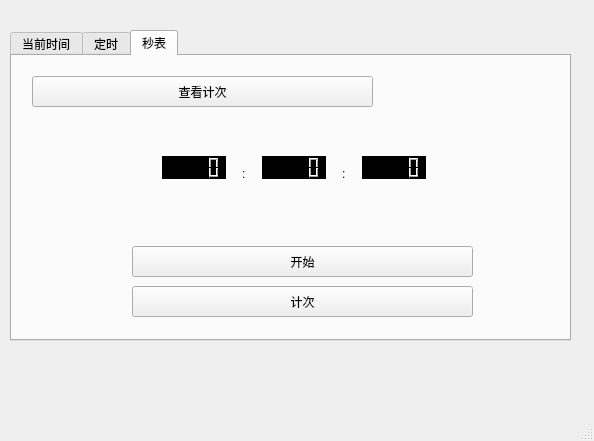
<?xml version="1.0" encoding="UTF-8"?>
<ui version="4.0">
 <class>MainWindow</class>
 <widget class="QMainWindow" name="MainWindow">
  <property name="geometry">
   <rect>
    <x>0</x>
    <y>0</y>
    <width>594</width>
    <height>441</height>
   </rect>
  </property>
  <property name="windowTitle">
   <string>时钟</string>
  </property>
  <widget class="QWidget" name="centralwidget">
   <widget class="QTabWidget" name="tabWidget">
    <property name="geometry">
     <rect>
      <x>10</x>
      <y>30</y>
      <width>561</width>
      <height>311</height>
     </rect>
    </property>
    <property name="currentIndex">
     <number>2</number>
    </property>
    <widget class="QWidget" name="tab">
     <attribute name="title">
      <string>当前时间</string>
     </attribute>
     <widget class="QLCDNumber" name="year_7">
      <property name="geometry">
       <rect>
        <x>330</x>
        <y>150</y>
        <width>64</width>
        <height>23</height>
       </rect>
      </property>
      <property name="font">
       <font>
        <family>微软雅黑</family>
        <weight>50</weight>
        <italic>false</italic>
        <bold>false</bold>
        <underline>false</underline>
       </font>
      </property>
      <property name="frameShape">
       <enum>QFrame::Box</enum>
      </property>
      <property name="frameShadow">
       <enum>QFrame::Plain</enum>
      </property>
      <property name="lineWidth">
       <number>12</number>
      </property>
      <property name="intValue" stdset="0">
       <number>0</number>
      </property>
     </widget>
     <widget class="QLCDNumber" name="year_8">
      <property name="geometry">
       <rect>
        <x>230</x>
        <y>110</y>
        <width>64</width>
        <height>23</height>
       </rect>
      </property>
      <property name="font">
       <font>
        <family>微软雅黑</family>
        <weight>50</weight>
        <italic>false</italic>
        <bold>false</bold>
        <underline>false</underline>
       </font>
      </property>
      <property name="frameShape">
       <enum>QFrame::Box</enum>
      </property>
      <property name="frameShadow">
       <enum>QFrame::Plain</enum>
      </property>
      <property name="lineWidth">
       <number>12</number>
      </property>
      <property name="intValue" stdset="0">
       <number>0</number>
      </property>
     </widget>
     <widget class="QLabel" name="label_8">
      <property name="geometry">
       <rect>
        <x>410</x>
        <y>120</y>
        <width>16</width>
        <height>16</height>
       </rect>
      </property>
      <property name="text">
       <string>日</string>
      </property>
     </widget>
     <widget class="QLCDNumber" name="year_9">
      <property name="geometry">
       <rect>
        <x>130</x>
        <y>110</y>
        <width>64</width>
        <height>23</height>
       </rect>
      </property>
      <property name="font">
       <font>
        <family>微软雅黑</family>
        <weight>50</weight>
        <italic>false</italic>
        <bold>false</bold>
        <underline>false</underline>
       </font>
      </property>
      <property name="frameShape">
       <enum>QFrame::Box</enum>
      </property>
      <property name="frameShadow">
       <enum>QFrame::Plain</enum>
      </property>
      <property name="lineWidth">
       <number>12</number>
      </property>
      <property name="intValue" stdset="0">
       <number>0</number>
      </property>
     </widget>
     <widget class="QLCDNumber" name="year_10">
      <property name="geometry">
       <rect>
        <x>130</x>
        <y>150</y>
        <width>64</width>
        <height>23</height>
       </rect>
      </property>
      <property name="font">
       <font>
        <family>微软雅黑</family>
        <weight>50</weight>
        <italic>false</italic>
        <bold>false</bold>
        <underline>false</underline>
       </font>
      </property>
      <property name="frameShape">
       <enum>QFrame::Box</enum>
      </property>
      <property name="frameShadow">
       <enum>QFrame::Plain</enum>
      </property>
      <property name="lineWidth">
       <number>12</number>
      </property>
      <property name="intValue" stdset="0">
       <number>0</number>
      </property>
     </widget>
     <widget class="QLabel" name="label_9">
      <property name="geometry">
       <rect>
        <x>210</x>
        <y>160</y>
        <width>16</width>
        <height>16</height>
       </rect>
      </property>
      <property name="text">
       <string>:</string>
      </property>
     </widget>
     <widget class="QLabel" name="label_10">
      <property name="geometry">
       <rect>
        <x>210</x>
        <y>120</y>
        <width>16</width>
        <height>16</height>
       </rect>
      </property>
      <property name="text">
       <string>年</string>
      </property>
     </widget>
     <widget class="QLabel" name="label_11">
      <property name="geometry">
       <rect>
        <x>310</x>
        <y>160</y>
        <width>16</width>
        <height>16</height>
       </rect>
      </property>
      <property name="text">
       <string>:</string>
      </property>
     </widget>
     <widget class="QLCDNumber" name="year_11">
      <property name="geometry">
       <rect>
        <x>330</x>
        <y>110</y>
        <width>64</width>
        <height>23</height>
       </rect>
      </property>
      <property name="font">
       <font>
        <family>微软雅黑</family>
        <weight>50</weight>
        <italic>false</italic>
        <bold>false</bold>
        <underline>false</underline>
       </font>
      </property>
      <property name="frameShape">
       <enum>QFrame::Box</enum>
      </property>
      <property name="frameShadow">
       <enum>QFrame::Plain</enum>
      </property>
      <property name="lineWidth">
       <number>12</number>
      </property>
      <property name="intValue" stdset="0">
       <number>0</number>
      </property>
     </widget>
     <widget class="QLabel" name="label_12">
      <property name="geometry">
       <rect>
        <x>310</x>
        <y>120</y>
        <width>16</width>
        <height>16</height>
       </rect>
      </property>
      <property name="text">
       <string>月</string>
      </property>
     </widget>
     <widget class="QLCDNumber" name="year_12">
      <property name="geometry">
       <rect>
        <x>230</x>
        <y>150</y>
        <width>64</width>
        <height>23</height>
       </rect>
      </property>
      <property name="font">
       <font>
        <family>微软雅黑</family>
        <weight>50</weight>
        <italic>false</italic>
        <bold>false</bold>
        <underline>false</underline>
       </font>
      </property>
      <property name="frameShape">
       <enum>QFrame::Box</enum>
      </property>
      <property name="frameShadow">
       <enum>QFrame::Plain</enum>
      </property>
      <property name="lineWidth">
       <number>12</number>
      </property>
      <property name="intValue" stdset="0">
       <number>0</number>
      </property>
     </widget>
    </widget>
    <widget class="QWidget" name="tab_2">
     <attribute name="title">
      <string>定时</string>
     </attribute>
     <widget class="QSpinBox" name="spinBox">
      <property name="geometry">
       <rect>
        <x>70</x>
        <y>90</y>
        <width>101</width>
        <height>31</height>
       </rect>
      </property>
     </widget>
     <widget class="QSpinBox" name="spinBox_2">
      <property name="geometry">
       <rect>
        <x>220</x>
        <y>90</y>
        <width>71</width>
        <height>31</height>
       </rect>
      </property>
     </widget>
     <widget class="QSpinBox" name="spinBox_3">
      <property name="geometry">
       <rect>
        <x>320</x>
        <y>90</y>
        <width>71</width>
        <height>31</height>
       </rect>
      </property>
     </widget>
     <widget class="QLabel" name="label">
      <property name="geometry">
       <rect>
        <x>90</x>
        <y>140</y>
        <width>54</width>
        <height>12</height>
       </rect>
      </property>
      <property name="text">
       <string>时</string>
      </property>
     </widget>
     <widget class="QLabel" name="label_2">
      <property name="geometry">
       <rect>
        <x>230</x>
        <y>140</y>
        <width>54</width>
        <height>12</height>
       </rect>
      </property>
      <property name="text">
       <string>分</string>
      </property>
     </widget>
     <widget class="QLabel" name="label_3">
      <property name="geometry">
       <rect>
        <x>320</x>
        <y>140</y>
        <width>54</width>
        <height>12</height>
       </rect>
      </property>
      <property name="text">
       <string>秒</string>
      </property>
     </widget>
     <widget class="QPushButton" name="pushButton">
      <property name="geometry">
       <rect>
        <x>70</x>
        <y>200</y>
        <width>341</width>
        <height>31</height>
       </rect>
      </property>
      <property name="font">
       <font>
        <family>微软雅黑</family>
       </font>
      </property>
      <property name="text">
       <string>开始</string>
      </property>
     </widget>
    </widget>
    <widget class="QWidget" name="tab_3">
     <attribute name="title">
      <string>秒表</string>
     </attribute>
     <widget class="QPushButton" name="pushButton_2">
      <property name="geometry">
       <rect>
        <x>120</x>
        <y>190</y>
        <width>341</width>
        <height>31</height>
       </rect>
      </property>
      <property name="font">
       <font>
        <family>微软雅黑</family>
       </font>
      </property>
      <property name="text">
       <string>开始</string>
      </property>
     </widget>
     <widget class="QLabel" name="label_13">
      <property name="geometry">
       <rect>
        <x>330</x>
        <y>110</y>
        <width>16</width>
        <height>16</height>
       </rect>
      </property>
      <property name="text">
       <string>:</string>
      </property>
     </widget>
     <widget class="QLCDNumber" name="year_13">
      <property name="geometry">
       <rect>
        <x>350</x>
        <y>100</y>
        <width>64</width>
        <height>23</height>
       </rect>
      </property>
      <property name="font">
       <font>
        <family>微软雅黑</family>
        <weight>50</weight>
        <italic>false</italic>
        <bold>false</bold>
        <underline>false</underline>
       </font>
      </property>
      <property name="frameShape">
       <enum>QFrame::Box</enum>
      </property>
      <property name="frameShadow">
       <enum>QFrame::Plain</enum>
      </property>
      <property name="lineWidth">
       <number>12</number>
      </property>
      <property name="intValue" stdset="0">
       <number>0</number>
      </property>
     </widget>
     <widget class="QLabel" name="label_14">
      <property name="geometry">
       <rect>
        <x>230</x>
        <y>110</y>
        <width>16</width>
        <height>16</height>
       </rect>
      </property>
      <property name="text">
       <string>:</string>
      </property>
     </widget>
     <widget class="QLCDNumber" name="year_14">
      <property name="geometry">
       <rect>
        <x>150</x>
        <y>100</y>
        <width>64</width>
        <height>23</height>
       </rect>
      </property>
      <property name="font">
       <font>
        <family>微软雅黑</family>
        <weight>50</weight>
        <italic>false</italic>
        <bold>false</bold>
        <underline>false</underline>
       </font>
      </property>
      <property name="frameShape">
       <enum>QFrame::Box</enum>
      </property>
      <property name="frameShadow">
       <enum>QFrame::Plain</enum>
      </property>
      <property name="lineWidth">
       <number>12</number>
      </property>
      <property name="intValue" stdset="0">
       <number>0</number>
      </property>
     </widget>
     <widget class="QLCDNumber" name="year_15">
      <property name="geometry">
       <rect>
        <x>250</x>
        <y>100</y>
        <width>64</width>
        <height>23</height>
       </rect>
      </property>
      <property name="font">
       <font>
        <family>微软雅黑</family>
        <weight>50</weight>
        <italic>false</italic>
        <bold>false</bold>
        <underline>false</underline>
       </font>
      </property>
      <property name="frameShape">
       <enum>QFrame::Box</enum>
      </property>
      <property name="frameShadow">
       <enum>QFrame::Plain</enum>
      </property>
      <property name="lineWidth">
       <number>12</number>
      </property>
      <property name="intValue" stdset="0">
       <number>0</number>
      </property>
     </widget>
     <widget class="QPushButton" name="pushButton_3">
      <property name="geometry">
       <rect>
        <x>120</x>
        <y>230</y>
        <width>341</width>
        <height>31</height>
       </rect>
      </property>
      <property name="font">
       <font>
        <family>微软雅黑</family>
       </font>
      </property>
      <property name="text">
       <string>计次</string>
      </property>
     </widget>
     <widget class="QPushButton" name="pushButton_4">
      <property name="geometry">
       <rect>
        <x>20</x>
        <y>20</y>
        <width>341</width>
        <height>31</height>
       </rect>
      </property>
      <property name="font">
       <font>
        <family>微软雅黑</family>
       </font>
      </property>
      <property name="text">
       <string>查看计次</string>
      </property>
     </widget>
    </widget>
   </widget>
  </widget>
  <widget class="QMenuBar" name="menubar">
   <property name="geometry">
    <rect>
     <x>0</x>
     <y>0</y>
     <width>594</width>
     <height>22</height>
    </rect>
   </property>
  </widget>
  <widget class="QStatusBar" name="statusbar"/>
 </widget>
 <resources/>
 <connections/>
</ui>
